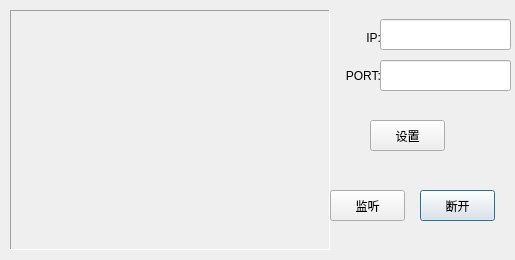
<?xml version="1.0" encoding="UTF-8"?>
<ui version="4.0">
 <class>Dialog</class>
 <widget class="QDialog" name="Dialog">
  <property name="geometry">
   <rect>
    <x>0</x>
    <y>0</y>
    <width>515</width>
    <height>260</height>
   </rect>
  </property>
  <property name="sizePolicy">
   <sizepolicy hsizetype="Fixed" vsizetype="Fixed">
    <horstretch>0</horstretch>
    <verstretch>0</verstretch>
   </sizepolicy>
  </property>
  <property name="windowTitle">
   <string>Dialog</string>
  </property>
  <widget class="QLabel" name="label_video">
   <property name="geometry">
    <rect>
     <x>10</x>
     <y>10</y>
     <width>320</width>
     <height>240</height>
    </rect>
   </property>
   <property name="frameShape">
    <enum>QFrame::Panel</enum>
   </property>
   <property name="frameShadow">
    <enum>QFrame::Sunken</enum>
   </property>
   <property name="text">
    <string/>
   </property>
  </widget>
  <widget class="QLineEdit" name="lineEdit_port">
   <property name="geometry">
    <rect>
     <x>380</x>
     <y>60</y>
     <width>131</width>
     <height>31</height>
    </rect>
   </property>
  </widget>
  <widget class="QLineEdit" name="lineEdit_ip">
   <property name="geometry">
    <rect>
     <x>380</x>
     <y>19</y>
     <width>131</width>
     <height>31</height>
    </rect>
   </property>
  </widget>
  <widget class="QPushButton" name="pushButton_close">
   <property name="geometry">
    <rect>
     <x>420</x>
     <y>190</y>
     <width>75</width>
     <height>31</height>
    </rect>
   </property>
   <property name="text">
    <string>断开</string>
   </property>
  </widget>
  <widget class="QLabel" name="label_2">
   <property name="geometry">
    <rect>
     <x>340</x>
     <y>65</y>
     <width>41</width>
     <height>21</height>
    </rect>
   </property>
   <property name="text">
    <string>PORT:</string>
   </property>
   <property name="alignment">
    <set>Qt::AlignRight|Qt::AlignTrailing|Qt::AlignVCenter</set>
   </property>
  </widget>
  <widget class="QPushButton" name="pushButton_set">
   <property name="geometry">
    <rect>
     <x>370</x>
     <y>120</y>
     <width>75</width>
     <height>31</height>
    </rect>
   </property>
   <property name="text">
    <string>设置</string>
   </property>
  </widget>
  <widget class="QPushButton" name="pushButton_listen">
   <property name="geometry">
    <rect>
     <x>330</x>
     <y>190</y>
     <width>75</width>
     <height>31</height>
    </rect>
   </property>
   <property name="text">
    <string>监听</string>
   </property>
  </widget>
  <widget class="QLabel" name="label">
   <property name="geometry">
    <rect>
     <x>340</x>
     <y>30</y>
     <width>41</width>
     <height>16</height>
    </rect>
   </property>
   <property name="text">
    <string>IP:</string>
   </property>
   <property name="alignment">
    <set>Qt::AlignRight|Qt::AlignTrailing|Qt::AlignVCenter</set>
   </property>
  </widget>
 </widget>
 <tabstops>
  <tabstop>pushButton_set</tabstop>
  <tabstop>pushButton_listen</tabstop>
  <tabstop>pushButton_close</tabstop>
  <tabstop>lineEdit_ip</tabstop>
  <tabstop>lineEdit_port</tabstop>
 </tabstops>
 <resources/>
 <connections/>
</ui>
